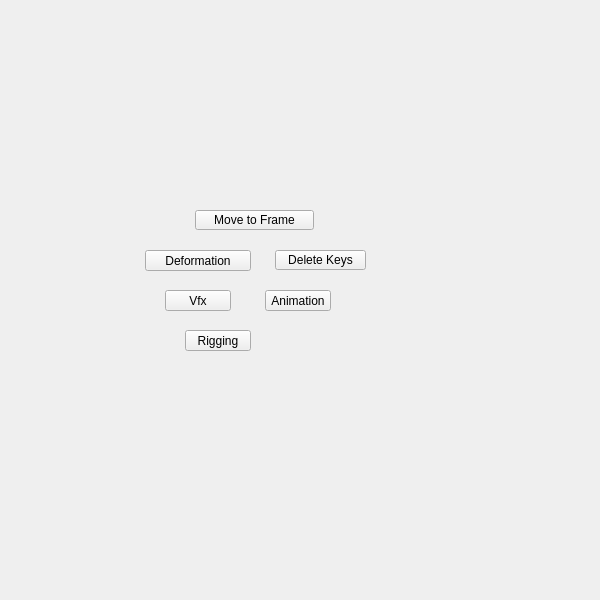
<?xml version="1.0" encoding="UTF-8"?>
<ui version="4.0">
 <class>QtUi</class>
 <widget class="QMainWindow" name="QtUi">
  <property name="enabled">
   <bool>true</bool>
  </property>
  <property name="geometry">
   <rect>
    <x>0</x>
    <y>0</y>
    <width>600</width>
    <height>600</height>
   </rect>
  </property>
  <property name="sizePolicy">
   <sizepolicy hsizetype="Ignored" vsizetype="Ignored">
    <horstretch>0</horstretch>
    <verstretch>0</verstretch>
   </sizepolicy>
  </property>
  <property name="minimumSize">
   <size>
    <width>0</width>
    <height>0</height>
   </size>
  </property>
  <property name="maximumSize">
   <size>
    <width>600</width>
    <height>600</height>
   </size>
  </property>
  <property name="cursor">
   <cursorShape>ArrowCursor</cursorShape>
  </property>
  <property name="windowTitle">
   <string>Toolkit</string>
  </property>
  <property name="whatsThis">
   <string>main</string>
  </property>
  <property name="toolButtonStyle">
   <enum>Qt::ToolButtonIconOnly</enum>
  </property>
  <property name="tabShape">
   <enum>QTabWidget::Triangular</enum>
  </property>
  <property name="dockNestingEnabled">
   <bool>true</bool>
  </property>
  <property name="dockOptions">
   <set>QMainWindow::AllowNestedDocks|QMainWindow::AllowTabbedDocks|QMainWindow::AnimatedDocks|QMainWindow::ForceTabbedDocks</set>
  </property>
  <widget class="QWidget" name="main_widget_transparent">
   <property name="sizePolicy">
    <sizepolicy hsizetype="Ignored" vsizetype="Ignored">
     <horstretch>0</horstretch>
     <verstretch>0</verstretch>
    </sizepolicy>
   </property>
   <widget class="QPushButton" name="i013">
    <property name="geometry">
     <rect>
      <x>265</x>
      <y>290</y>
      <width>66</width>
      <height>21</height>
     </rect>
    </property>
    <property name="minimumSize">
     <size>
      <width>0</width>
      <height>21</height>
     </size>
    </property>
    <property name="maximumSize">
     <size>
      <width>999</width>
      <height>21</height>
     </size>
    </property>
    <property name="whatsThis">
     <string>animation</string>
    </property>
    <property name="text">
     <string>Animation</string>
    </property>
   </widget>
   <widget class="QPushButton" name="i024">
    <property name="geometry">
     <rect>
      <x>165</x>
      <y>290</y>
      <width>66</width>
      <height>21</height>
     </rect>
    </property>
    <property name="minimumSize">
     <size>
      <width>0</width>
      <height>21</height>
     </size>
    </property>
    <property name="maximumSize">
     <size>
      <width>999</width>
      <height>21</height>
     </size>
    </property>
    <property name="whatsThis">
     <string>vfx</string>
    </property>
    <property name="text">
     <string>Vfx</string>
    </property>
   </widget>
   <widget class="QPushButton" name="i020">
    <property name="geometry">
     <rect>
      <x>145</x>
      <y>250</y>
      <width>106</width>
      <height>21</height>
     </rect>
    </property>
    <property name="minimumSize">
     <size>
      <width>0</width>
      <height>21</height>
     </size>
    </property>
    <property name="maximumSize">
     <size>
      <width>999</width>
      <height>21</height>
     </size>
    </property>
    <property name="whatsThis">
     <string>deformation</string>
    </property>
    <property name="text">
     <string>Deformation</string>
    </property>
   </widget>
   <widget class="QPushButton" name="i016">
    <property name="geometry">
     <rect>
      <x>185</x>
      <y>330</y>
      <width>66</width>
      <height>21</height>
     </rect>
    </property>
    <property name="minimumSize">
     <size>
      <width>0</width>
      <height>21</height>
     </size>
    </property>
    <property name="maximumSize">
     <size>
      <width>999</width>
      <height>21</height>
     </size>
    </property>
    <property name="whatsThis">
     <string>rigging</string>
    </property>
    <property name="text">
     <string>Rigging</string>
    </property>
   </widget>
   <widget class="QPushButton" name="b000">
    <property name="enabled">
     <bool>true</bool>
    </property>
    <property name="geometry">
     <rect>
      <x>275</x>
      <y>250</y>
      <width>91</width>
      <height>20</height>
     </rect>
    </property>
    <property name="minimumSize">
     <size>
      <width>0</width>
      <height>20</height>
     </size>
    </property>
    <property name="maximumSize">
     <size>
      <width>999</width>
      <height>20</height>
     </size>
    </property>
    <property name="toolTip">
     <string>Delete keys for the currently selected object(s).</string>
    </property>
    <property name="text">
     <string>Delete Keys</string>
    </property>
    <property name="iconSize">
     <size>
      <width>18</width>
      <height>18</height>
     </size>
    </property>
   </widget>
   <widget class="PushButton" name="tb000">
    <property name="geometry">
     <rect>
      <x>195</x>
      <y>210</y>
      <width>119</width>
      <height>20</height>
     </rect>
    </property>
    <property name="minimumSize">
     <size>
      <width>0</width>
      <height>20</height>
     </size>
    </property>
    <property name="maximumSize">
     <size>
      <width>999</width>
      <height>20</height>
     </size>
    </property>
    <property name="toolTip">
     <string>&lt;html&gt;&lt;head/&gt;&lt;body&gt;&lt;p&gt;Set the current frame on the timeslider.&lt;/p&gt;&lt;/body&gt;&lt;/html&gt;</string>
    </property>
    <property name="text">
     <string>Move to Frame</string>
    </property>
    <property name="checkable">
     <bool>true</bool>
    </property>
   </widget>
  </widget>
 </widget>
 <customwidgets>
  <customwidget>
   <class>PushButton</class>
   <extends>QPushButton</extends>
   <header>widgets.pushbutton.h</header>
  </customwidget>
 </customwidgets>
 <resources/>
 <connections/>
 <designerdata>
  <property name="gridDeltaX">
   <number>5</number>
  </property>
  <property name="gridDeltaY">
   <number>10</number>
  </property>
  <property name="gridSnapX">
   <bool>true</bool>
  </property>
  <property name="gridSnapY">
   <bool>true</bool>
  </property>
  <property name="gridVisible">
   <bool>true</bool>
  </property>
 </designerdata>
</ui>
